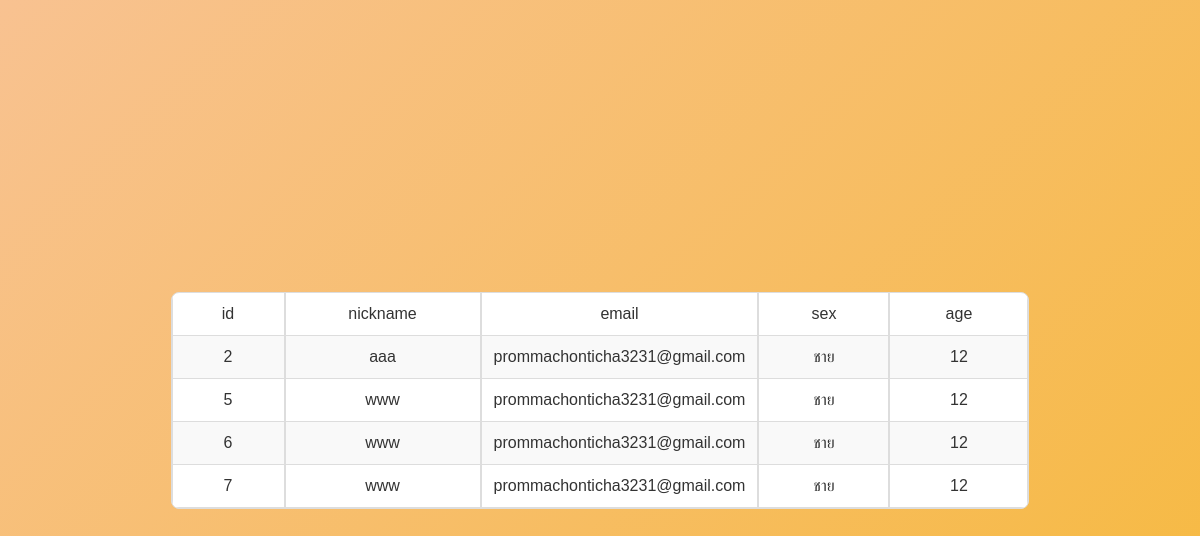
Page /memder.php on the committed database.
### tables this page shows
CREATE TABLE `treephet_system` (
  `id` int(255) NOT NULL,
  `username` varchar(50) NOT NULL,
  `password` varchar(99) NOT NULL,
  `nickname` varchar(99) NOT NULL,
  `email` varchar(99) NOT NULL,
  `phone` varchar(99) NOT NULL,
  `sex` varchar(99) NOT NULL,
  `age` varchar(99) NOT NULL,
  `admin` enum('admin','user','','') NOT NULL
);

### memder.php (the view, shortened to what this page needs)
<?php
$query_s = "SELECT * FROM treephet_system";
$s = mysql_query($query_s, $treephet) or die(mysql_error());
$row_s = mysql_fetch_assoc($s);
?>
<!DOCTYPE html PUBLIC "-//W3C//DTD XHTML 1.0 Transitional//EN" "http://www.w3.org/TR/xhtml1/DTD/xhtml1-transitional.dtd">
<html xmlns="http://www.w3.org/1999/xhtml">
<head>
</head>
<body>
<div align="center">
  <table border="1">
    <tr>
      <td width="87">id</td>
      <td width="170">nickname</td>
      <td width="126">email</td>
      <td width="105">sex</td>
      <td width="113">age</td>
    </tr>
    <?php do { ?>
      <tr>
        <td><div align="center"><?php echo $row_s['id']; ?></div></td>
        <td><div align="center"><?php echo $row_s['nickname']; ?></div></td>
        <td><div align="center"><?php echo $row_s['email']; ?></div></td>
        <td><div align="center"><?php echo $row_s['sex']; ?></div></td>
        <td><div align="center"><?php echo $row_s['age']; ?></div></td>
      </tr>
      <?php } while ($row_s = mysql_fetch_assoc($s)); ?>
  </table>
</div>
</body>
</html>

### memder.php (style rules this page uses)
body { font-family: 'Sarabun', sans-serif; background: linear-gradient(135deg, #f8c291 0%, #f6b93b 100%); display: flex; justify-content: center; align-items: center; height: 100vh; margin: 0; color: #333; }
table { width: 100%; border-collapse: separate; border-spacing: 0; margin: 20px 0; background-color: #fff; border-radius: 8px; overflow: hidden; }
table, th, td { border: 1px solid #ddd; }
th, td { padding: 12px; text-align: center; }
tr:nth-child(even) { background-color: #f9f9f9; }
td { border-top: none; }

### rows in the picture
treephet_system: id "2", nickname "aaa", email "prommachonticha3231@gmail.com", sex "ชาย", age "12"
treephet_system: id "5", nickname "www", email "prommachonticha3231@gmail.com", sex "ชาย", age "12"
treephet_system: id "6", nickname "www", email "prommachonticha3231@gmail.com", sex "ชาย", age "12"
treephet_system: id "7", nickname "www", email "prommachonticha3231@gmail.com", sex "ชาย", age "12"
